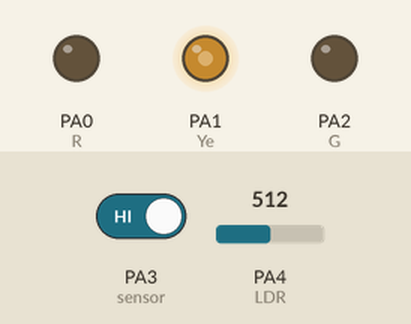
A sketch run on a simulated STM32 Blue Pill. On the bench: output pins drawn as LEDs (lit = HIGH). Dashed ring = blinking. The inputs (shaded band) are chosen by the test bench; at power-on: PA3 (sensor) HIGH, PA4 (LDR) = 512.

Above: at 1.2 s.
1.3 s: PA3 (sensor) driven LOW
At 1.7 s:
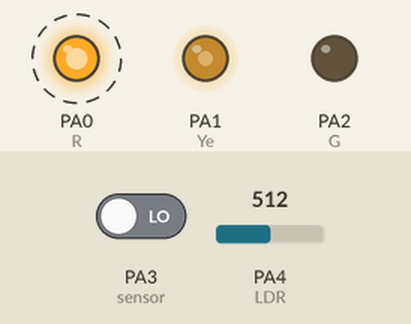
4.3 s: PA4 (LDR) set to 716
At 5.7 s:
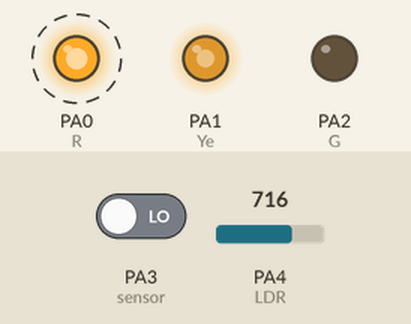
7.3 s: PA4 (LDR) set to 900
At 8.7 s:
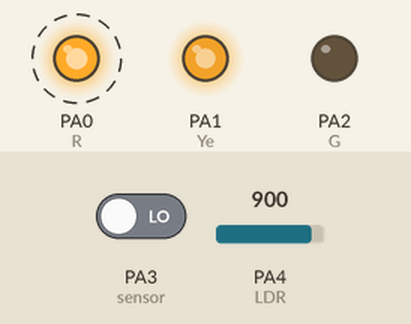
10.3 s: PA4 (LDR) set to 122
At 11.7 s:
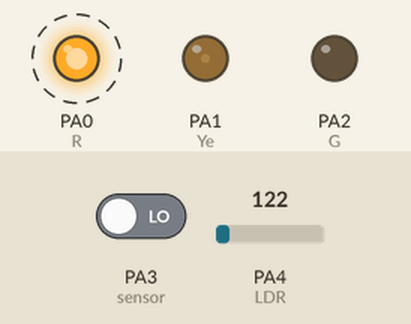
13.3 s: PA4 (LDR) set to 0
At 14.7 s:
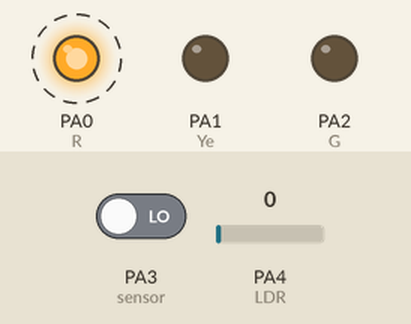
16.3 s: PA4 (LDR) set to 511
At 17.7 s:
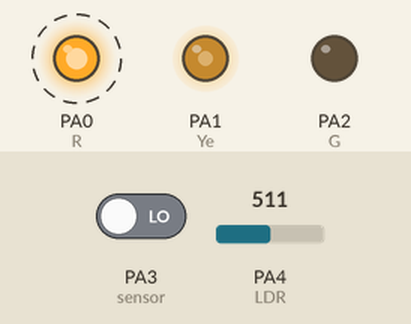
Timing chart, 0 to 20.3 s (numbered marks = the images above; inputs shaded):
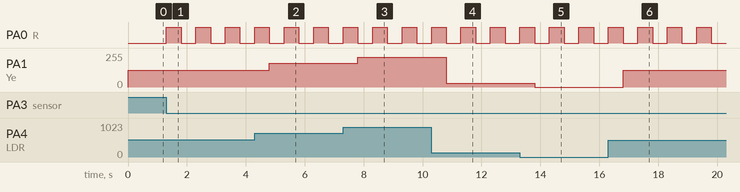

Measured:
- after the input at 1.3 s, PA0 (R): alternates HIGH for 0.50 s and LOW for 0.50 s, starting at once
- after the input at 4.3 s, PA1 (Ye): 127/255 → 178/255 after 0.50 s
- after the input at 7.3 s, PA1 (Ye): 178/255 → 224/255 after 0.50 s
- after the input at 10.3 s, PA1 (Ye): 224/255 → 30/255 after 0.50 s
- after the input at 13.3 s, PA1 (Ye): 30/255 → 0/255 after 0.50 s
- after the input at 16.3 s, PA1 (Ye): 0/255 → 127/255 after 0.51 s

The sketch:

Infrared___LDR.ino
```cpp
//int tombol = PA0;
int sensor = PA3;
int LDR = PA4;
int R = PA0;
int Ye = PA1;
int G = PA2;
int kunci = LOW;

void setup(){
  //pinMode(tombol,INPUT);
  pinMode(sensor,INPUT);
  pinMode(R,OUTPUT);
  pinMode(Ye,OUTPUT);
  pinMode(G,OUTPUT);
}

void loop(){
  //int bacaTombol = digitalRead(tombol);
  int bacaSensor = digitalRead(sensor);
  int bacaLDR = analogRead(LDR);
      bacaLDR = map(bacaLDR,0,1024,0,255);

  if (bacaSensor == 0 and kunci == 0){
    digitalWrite(R,HIGH);
    delay (500);
    kunci=1;
  }
  else if (bacaSensor == 0 and kunci == 1){
    digitalWrite(R,LOW);
    delay (500);
    kunci=0;
  }
    analogWrite(Ye,bacaLDR);
  }
//  else if (bacaTombol == 1){
//    delay(500);
//    Serial.print("Palang Ditutup");
//    digitalWrite(G,LOW);
//    digitalWrite(R,HIGH);
```
